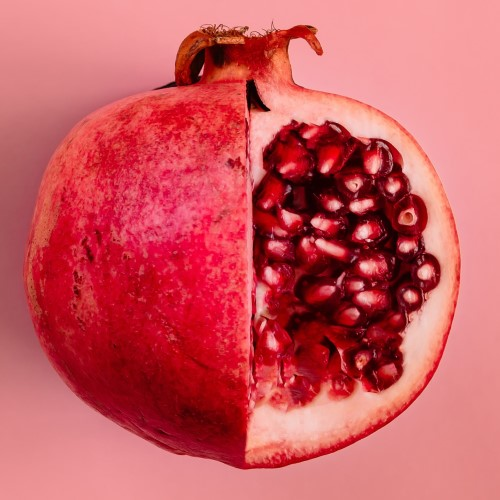
#> input picture media/pomegranate2.jpg, 500 x 500 px
$ jupyter execute CV_project2.ipynb   (shell and % lines are left out)
#> lines starting #> are read from the running program, lines starting #| are printed output that depends on the picture; after the words box and inside, x2 and y2 are one past the last pixel; in counts of white or black regions, pixels touching at a corner belong together
<a href="https://colab.research.google.com/github/milvish/Computer_Vision_Projects/blob/main/CV_project2.ipynb" target="_parent"></a>

#Смешивание изображений с помощью пирамид

[cell 1]
# Загрузка картинок

[cell 2]
import numpy as np

from skimage import io, img_as_float
from PIL import Image

[cell 3]
image1 = img_as_float(io.imread('media/pomegranate2.jpg'))
image2 = img_as_float(io.imread('media/orange2.png'))
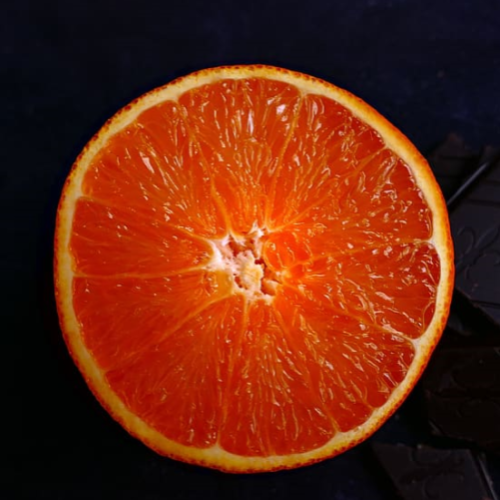
#> input picture media/orange2.png, 500 x 500 px
mask = np.zeros_like(image1)
mask[:,image1.shape[0]//2:] = 1

Пирамида Гаусса

Пирамида гаусса строится по рекурсивной формуле:

G(I)0=I

G(I)i=d(s(G(I)i−1))

s  — фильтр гаусса

d  - операция понижения размерности в 2 раза

[cell 4]
from skimage import transform

# Реализуйте функцию создания пирамиды Гаусса
def build_gaussian_pyromid(image, levels):
#> called with levels = 5
    pyromid = [image]
    for _ in range(levels - 1):
        pyromid.append(transform.resize(pyromid[-1],
                                        [pyromid[-1].shape[0]//2, pyromid[-1].shape[1]//2]
                                       ))
#> after the loop, pyromid = 5 items
    return pyromid

Пирамида Лапласса

Нас интересует инвертируемая версия пирамиды Лапласса. Её формулы:

L(I)i=G(I)i−u(G(I)i+1)

L(I)k=G(I)k

u  — операция увеличения размерности в 2 раза

[cell 5]
# Реализуйте функцию создания пирамиды Лапласса
def build_laplassian_pyromid(image, levels):
    gaussian = build_gaussian_pyromid(image, levels)
#> gaussian = 5 items
    pyromid = []
    for i in range(levels - 1):
        pyromid.append(gaussian[i] - transform.resize(gaussian[i+1], gaussian[i].shape[:2]))
#> after the loop, pyromid = 4 items
    pyromid.append(gaussian[-1])
    return pyromid

[cell 6]
# Реализуйте функцию инвертации Пирамиды Лапласса (восстановления исходного изображения)
def invert_laplassian_pyromid(pyromid):
    gaussian_pyromid = [0 for _ in range(len(pyromid))]
    gaussian_pyromid[-1] = pyromid[-1]
    for i in range(-2, -len(pyromid)-1, -1):
        gaussian_pyromid[i] = transform.resize(gaussian_pyromid[i+1], pyromid[i].shape[:2]) + pyromid[i]
    return np.clip(gaussian_pyromid[0], 0, 1)

[cell 7]
# Небольшая проверка что все работает
lp = build_laplassian_pyromid(image1, 5)
#> lp = 5 items
assert np.allclose(invert_laplassian_pyromid(lp), image1)

Смешивание изображений

Для смешивания нам необходимо построить лаплассовы пирамиды для изображений и гауссовы для масок. (Чтобы получить вторую маску, надо инвертировать первую).

Для смешивания мы будем создавать новую пирамиду лапласса. Результат — восстановлененное изображение из этой новой пирамиды.

Формула смешивания:

Lf(I)i=G(M1)i∗L(I1)i+G(M2)i∗L(I2)i

[cell 8]
# Реализуйте смешивание изображений
def blend_images(image1, image2, mask, levels=5):
#> called with levels = 5
    gaussian_mask1 = build_gaussian_pyromid(mask, levels)
#> gaussian_mask1 = 5 items
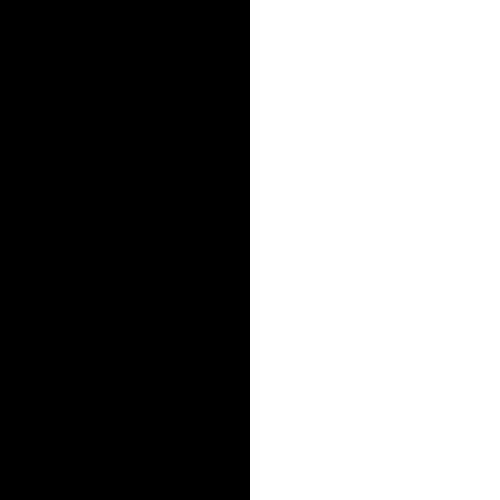
#> mask: shape (500, 500, 3) float64; values 0 (black) and 1 (white), 50% white; 1 white region, box (x1, y1, x2, y2) and area: (250, 0, 500, 500) 125000
    gaussian_mask2 = build_gaussian_pyromid(1-mask, levels)
#> gaussian_mask2 = 5 items

    laplassian1 = build_laplassian_pyromid(image1, levels)
#> laplassian1 = 5 items
    laplassian2 = build_laplassian_pyromid(image2, levels)
#> laplassian2 = 5 items

    blended_laplassian = [
        lap1 * gm1 + lap2 * gm2
        for lap1, gm1, lap2, gm2 in zip(laplassian1, gaussian_mask1, laplassian2, gaussian_mask2)
    ]
#> blended_laplassian = 5 items

    return invert_laplassian_pyromid(blended_laplassian)
#> in invert_laplassian_pyromid (call 2), `gaussian_pyromid = [0 for _ in range(len(pyromid))]`: gaussian_pyromid = [0, 0, 0, 0, 0]
#> the loop in invert_laplassian_pyromid (call 2), `for i in range(-2, -len(pyromid)-1, -1):` made 4 passes
#> i on passes 1 to 4: -2, -3, -4, -5
#> after the loop in invert_laplassian_pyromid (call 2), `for i in range(-2, -len(pyromid)-1, -1):`: gaussian_pyromid = 5 items
#> in invert_laplassian_pyromid (call 2), `return np.clip(gaussian_pyromid[0], 0, 1)`:
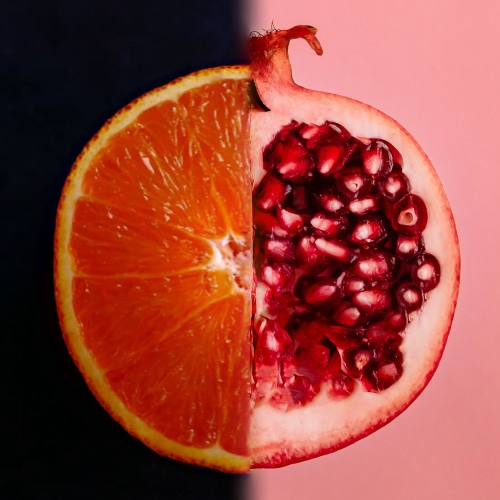
#> returned value: shape (500, 500, 3) float64; mean of channels 0, 1, 2 0.592, 0.274, 0.234; drawn as R, G, B
